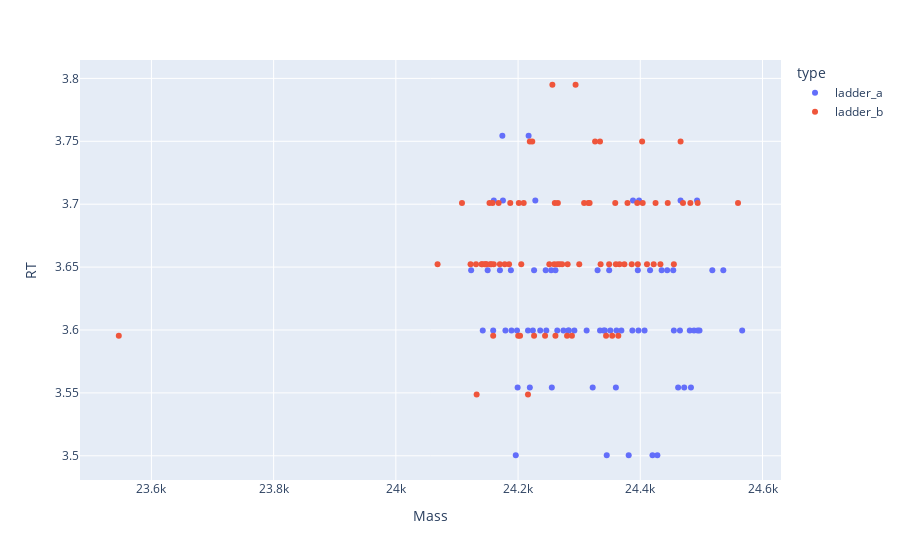

Notebook cell for this chart:
### Code cell
plotly_zones(df_intact, df_intact_alkb)
